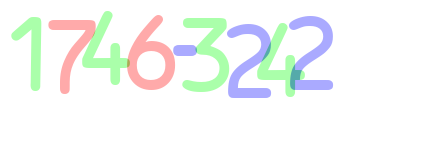
#> input picture (실습)CaptchaHacking/stage1.png, 430 x 150 px
$ python -i utils.py   (imports and definitions only)
#> lines starting #> are read from the running program, lines starting #| are printed output that depends on the picture; after the words box and inside, x2 and y2 are one past the last pixel; in counts of white or black regions, pixels touching at a corner belong together
#> further down, picture is the input picture: shape (150, 430, 3); mean B, G, R 244.9, 247.4, 244.4
import cv2
import numpy as np
import re

# 데이터 정제하기
# 색상별로 이미지 추출
BLUE = 0
GREEN = 1
RED = 2


# 특정한 색상의 모든 단어가 포함된 이미지를 추출한다.
def get_chars(image, color):  # 만약 color이 Blue 라면
  other_1 = (color + 1) % 3   # other_1 = Green
  other_2 = (color + 2) % 3   # other_2 = Red

  c = image[:, :, other_1] == 255
  image[c] = [0, 0, 0]  # 검정색으로 변환
  c = image[:, :, other_2] == 255
  image[c] = [0, 0, 0]
  c = image[:, :, color] < 130  # 선택한 색상(Blue)의 색상이 170 = AA보다 작다면 즉 Green과 Red가 섞인 부분
  image[c] = [0, 0, 0]
  c = image[:, :, color] != 0 # 남은 Blue
  image[c] = [255, 255, 255]  # 하얀색으로 변환

  return image


# 트레이닝 데이터 만들기
# 전체 이미지에서 왼쪽부터 단어별로 추출
# 전체 이미지에서 왼쪽부터 단어별로 이미지를 추출
def extract_chars(image):
    chars = []
    colors = [BLUE, GREEN, RED]
    for color in colors:
        image_from_one_color = get_chars(image.copy(), color)
        image_gray = cv2.cvtColor(image_from_one_color, cv2.COLOR_BGR2GRAY)
        ret, thresh = cv2.threshold(image_gray, 127, 255, 0)
        # RETR_EXTERNAL 옵션으로 숫자의 외각을 기준으로 분리
        contours, _ = cv2.findContours(
            thresh, cv2.RETR_EXTERNAL, cv2.CHAIN_APPROX_SIMPLE
        )

        for contour in contours:
            # 추출된 이미지 크기가 50 이상인 경우만 실제 문자 데이터인 것으로 파악
            area = cv2.contourArea(contour)
            if area > 50:
                x, y, width, height = cv2.boundingRect(contour)
                roi = image_gray[y : y + height, x : x + width]
                chars.append((x, roi))
                # 전체 문자들을 x 좌표 기준으로 정렬
                chars = sorted(chars, key=lambda char: char[0])
#> this loop made 3 passes
#> pass 1, in get_chars, `c = image[:, :, other_1] == 255`:
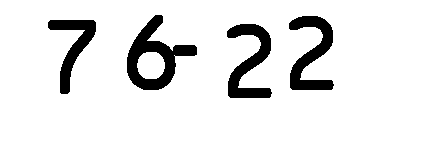
#> c: shape (150, 430) bool; 90.2% white; 4 black regions, box (x1, y1, x2, y2) and area: (127, 15, 197, 90) 1993, (289, 16, 334, 90) 1560, (227, 24, 272, 98) 1560, (48, 20, 96, 94) 1227
#> pass 1, in get_chars, `c = image[:, :, other_2] == 255`:
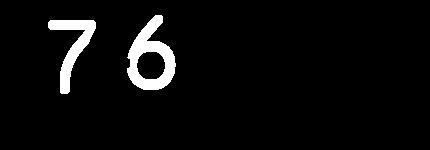
#> c: shape (150, 430) bool; 4.5% white; 2 white regions, box (x1, y1, x2, y2) and area: (127, 15, 176, 90) 1713, (48, 20, 96, 94) 1208
#> pass 1, in get_chars, `c = image[:, :, color] < 130`:
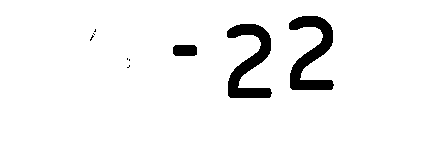
#> c: shape (150, 430) bool; 94.7% white; 9 black regions (6 under 20 px), largest, box (x1, y1, x2, y2) and area: (289, 16, 334, 90) 1560, (227, 24, 272, 98) 1560, (173, 45, 197, 56) 253
#> after the loop:
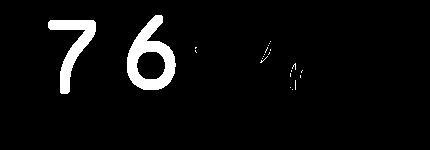
#> image_from_one_color: shape (150, 430, 3); 4.7% white; 22 white regions (20 under 20 px), largest, box (x1, y1, x2, y2) and area: (127, 15, 176, 90) 1740, (48, 20, 96, 94) 1227
#> after the loop, chars = 9 items
    return chars


# 트레이닝 데이터 만들기
# 이미지를 (20X20) 크기로 통일
# 특정한 이미지를 (20X20) 크기로 Scaling
def resize20(image):
    resized = cv2.resize(image, (20, 20))
    return resized.reshape(-1, 400).astype(np.float32)

# 해킹 자동화
# 수식 정제
def remove_first_0(string):
  temp = []
  for i in string:
    if i == '+' or i == '-' or i == '*':
      temp.append(i)
  split = re.split('\*|\+|-', string)
  i = 0
  temp_count = 0
  result = ""
  for a in split:
    a = a.lstrip('0')
    if a == '':
      a = '0'
    result += a
    if i < len(split) - 1:
      result += temp[temp_count]
      temp_count = temp_count + 1
    i = i + 1
  return result

>>> import cv2
>>> picture = cv2.imread('stage1.png')
>>> result = extract_chars(picture)
#> result = 9 items

$ run again, on (실습)CaptchaHacking/stage3.png
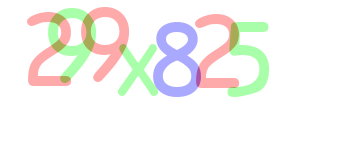
#> input picture (실습)CaptchaHacking/stage3.png, 350 x 150 px
#> picture is the input picture: shape (150, 350, 3); mean B, G, R 241.4, 244.7, 245.4
#> the loop in extract_chars, `for color in colors:` made 3 passes
#> pass 1, in get_chars, `c = image[:, :, color] < 130`:
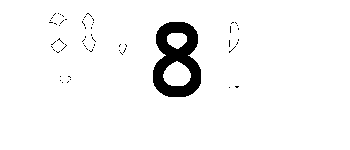
#> c: shape (150, 350) bool; 95.6% white; 59 black regions (58 under 20 px), largest, box (x1, y1, x2, y2) and area: (153, 22, 201, 97) 2126
#> after the loop in extract_chars, `for color in colors:`:
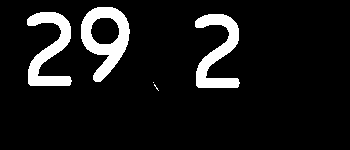
#> image_from_one_color: shape (150, 350, 3); 9.3% white; 5 white regions (2 under 20 px), largest, box (x1, y1, x2, y2) and area: (81, 7, 130, 82) 1749, (27, 12, 72, 86) 1560, (195, 14, 240, 88) 1560
#> after the loop in extract_chars, `for color in colors:`: chars = 7 items

$ run again, on (실습)CaptchaHacking/stage4.png
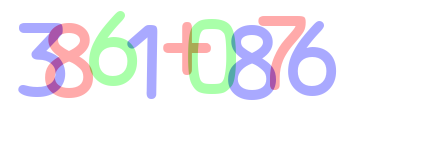
#> input picture (실습)CaptchaHacking/stage4.png, 430 x 150 px
#> picture is the input picture: shape (150, 430, 3); mean B, G, R 245.4, 241.9, 242.7
#> the loop in extract_chars, `for color in colors:` made 3 passes
#> pass 1, in get_chars, `c = image[:, :, color] < 130`:
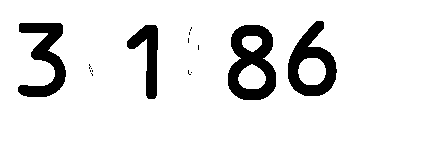
#> c: shape (150, 430) bool; 89.7% white; 15 black regions (11 under 20 px), largest, box (x1, y1, x2, y2) and area: (228, 25, 276, 100) 2126, (288, 21, 337, 96) 1740, (18, 23, 66, 97) 1665, (127, 25, 158, 99) 1044
#> after the loop in extract_chars, `for color in colors:`:
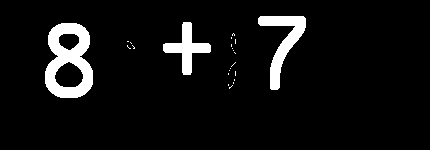
#> image_from_one_color: shape (150, 430, 3); 6.7% white; 23 white regions (20 under 20 px), largest, box (x1, y1, x2, y2) and area: (45, 23, 93, 98) 2126, (258, 16, 306, 90) 1227, (163, 22, 211, 75) 894
#> after the loop in extract_chars, `for color in colors:`: chars = 9 items
